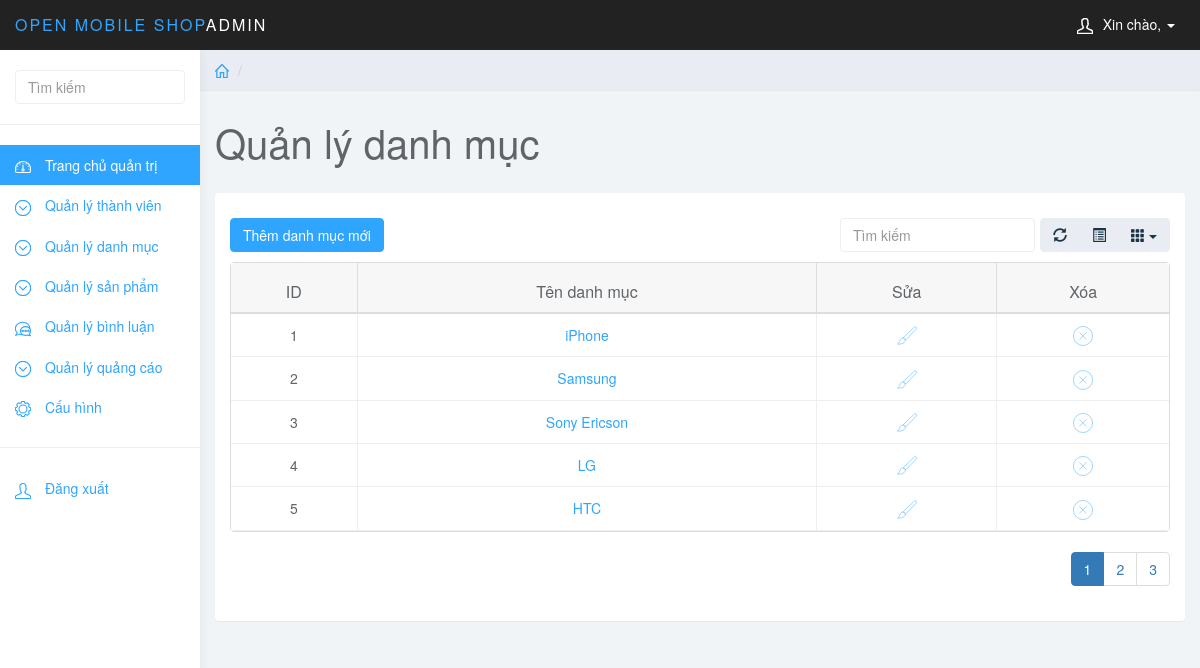
Screenshot of /quantri/quantri.php?page_layout=danhsachdm with the database file from the repository.
### tables this page shows
CREATE TABLE `dmsanpham` (
  `id_dm` int(10) NOT NULL,
  `ten_dm` varchar(255) NOT NULL
);

### quantri/chucnang/danhmuc/danhsachdm.php (the view, shortened to what this page needs)
<?php
    if(isset($_GET['page'])){
        $page=$_GET['page'];
    }else{
        $page=1;
    }
    $rowPerPage=5;
    $perPage=$page*$rowPerPage-$rowPerPage;
    $sql="SELECT * FROM dmsanpham ORDER BY id_dm ASC LIMIT $perPage,$rowPerPage";
    $query = mysqli_query($conn,$sql);
    $totalRows=mysqli_num_rows(mysqli_query($conn,"SELECT * FROM dmsanpham"));
    $totalPage=ceil($totalRows/$rowPerPage);
    $listPage="";
    for($i=1;$i<=$totalPage;$i++)
    {
        if($page==$i){
            $listPage.='<li class="active"><a href="quantri.php?page_layout=danhsachdm&page='.$i.'">'.$i.'</a></li>';
        }else{
            $listPage.='<li><a href="quantri.php?page_layout=danhsachdm&page='.$i.'">'.$i.'</a></li>';
        }
    }
?>
<div class="row">
    <ol class="breadcrumb">
        <li><a href="#"><svg class="glyph stroked home"><use xlink:href="#stroked-home"></use></svg></a></li>
        <li class="active"></li>
    </ol>
</div>
<div class="row">
    <div class="col-lg-12">
        <h1 class="page-header">Quản lý danh mục</h1>
    </div>
</div>
<div class="row">
    <div class="col-lg-12">
        <div class="panel panel-default">
            <div class="panel-body" style="position: relative;">
                <a href="quantri.php?page_layout=themdm" class="btn btn-primary" style="margin: 10px 0 20px 0; position: absolute;">Thêm danh mục mới</a>
                <table data-toggle="table" data-show-refresh="true" data-show-toggle="true" data-show-columns="true" data-search="true" data-select-item-name="toolbar1" data-sort-name="name" data-sort-order="desc">
                    <thead>
                        <tr>
                            <th data-sortable="true">ID</th>
                            <th data-sortable="true">Tên danh mục</th>
                            <th data-sortable="true">Sửa</th>
                            <th data-sortable="true">Xóa</th>
                        </tr>
                    </thead>
                    <tbody>
                        <?php
                            while($row= mysqli_fetch_array($query)) {
                        ?>
                        <tr>
                            <td data-checkbox="true"><?php echo $row['id_dm']; ?></td>
                            <td data-checkbox="true"><a href="quantri.php?page_layout=suadm&id_dm=<?php echo $row['id_dm']; ?>"><?php echo $row['ten_dm']; ?></a></td>
                            <td>
                                <a href="quantri.php?page_layout=suadm&id_dm=<?php echo $row['id_dm']; ?>"><span><svg class="glyph stroked brush" style="width: 20px;height: 20px;"><use xlink:href="#stroked-brush"/></svg></span></a>
                            </td>
                            <td>
                                <a onclick="return xoadanhmuc();" href="./chucnang/danhmuc/xoadm.php?id_dm=<?php echo $row['id_dm']; ?>"><span><svg class="glyph stroked cancel" style="width: 20px;height: 20px;"><use xlink:href="#stroked-cancel"/></svg></span></a>
                            </td>
                        </tr>
                        <?php
                            }
                        ?>
                    </tbody>
                </table>
                <ul class="pagination" style="float: right;">
                    <?php
                        echo $listPage;
                    ?>
                </ul>
            </div>
        </div>
    </div>
</div>

### quantri/css/styles.css (style rules this page uses)
body { background: #f1f4f7; padding-top: 50px; color: #5f6468; }
a, a:hover, a:focus { color: #30a5ff; }
h1, h2, h3, h4, h5, h6 { color: #5f6468; }
h1 { font-weight: 300; font-size: 40px; }
.btn-primary, .btn-primary:hover, .btn-primary:focus, .btn-primary:active, .btn-primary.active, .open > .dropdown-toggle.btn-primary, .btn-primary.disabled, .btn-primary[disabled], fieldset[disabled] .btn-primary, .btn-primary.disabled:hover, .btn-primary[disabled]:hover, fieldset[disabled] .btn-primary:hover, .btn-primary.disabled:focus, .btn-primary[disabled]:focus, fieldset[disabled] .btn-primary:focus, .btn-primary.disabled:active, .btn-primary[disabled]:active, fieldset[disabled] .btn-primary:active, .btn-primary.disabled.active, .btn-primary[disabled].active, fieldset[disabled] .btn-primary.active { background-color: #30a5ff; border-color: #30a5ff; }
.panel { border: 0; }
.breadcrumb { border-radius: 0; padding: 10px 15px; background: #e9ecf2; box-shadow: 0 1px 1px rgba(0, 0, 0, .05); margin: 0 ; }
h1.page-header { margin-top: 30px; border-bottom: 0; }
.table { background: #fff; }
.breadcrumb .glyph { height: 14px; width: 14px; margin: -2px 0 0 0; stroke-width: 4px; }

### rows the page displays
dmsanpham: id_dm "1", ten_dm "iPhone"
dmsanpham: id_dm "2", ten_dm "Samsung"
dmsanpham: id_dm "3", ten_dm "Sony Ericson"
dmsanpham: id_dm "4", ten_dm "LG"
dmsanpham: id_dm "5", ten_dm "HTC"
